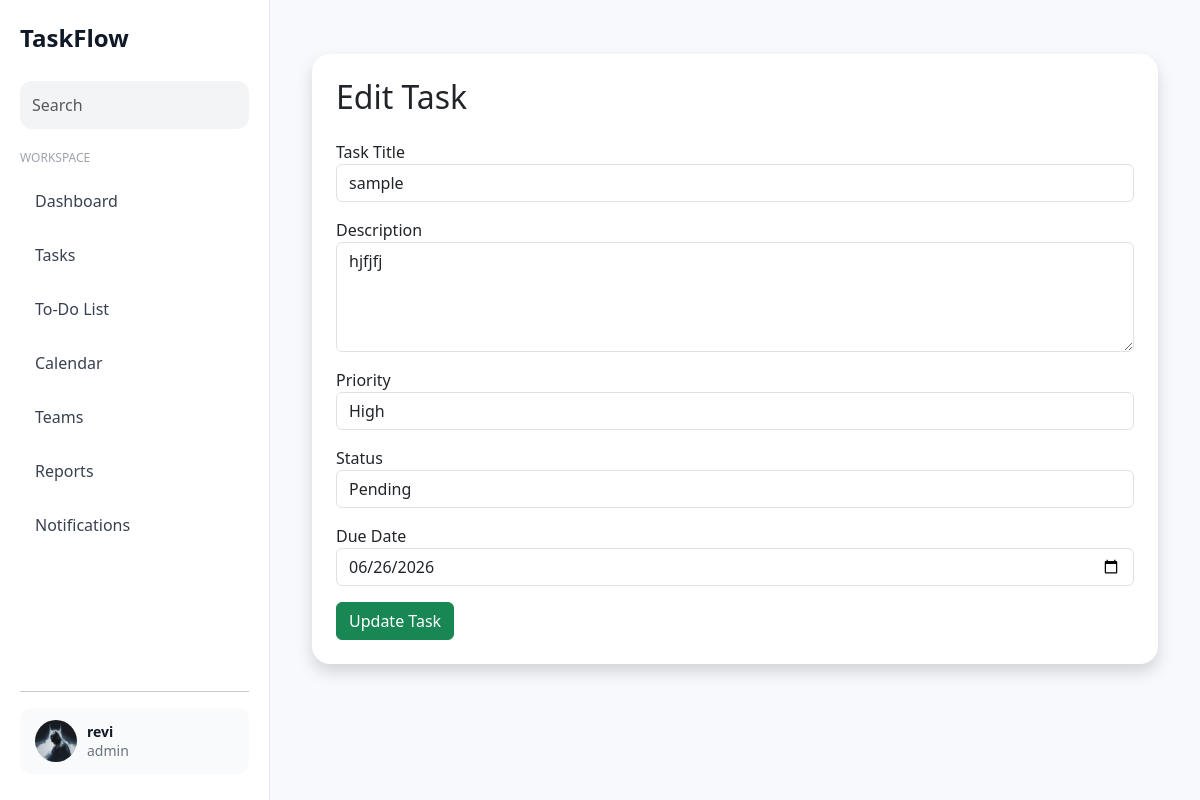
/edit-task/2/ (signed in), run on the app's committed database.
### accounts/models.py (models this page shows, shortened)
class UserProfile(models.Model):
    user = models.OneToOneField(
        User,
        on_delete=models.CASCADE
    )
    full_name = models.CharField(
        max_length=100,
        blank=True,
        default=''
    )
    phone_number = models.CharField(
        max_length=15,
        blank=True,
        default=''
    )
    role = models.CharField(
        max_length=100,
        blank=True,
        default=''
    )
    theme = models.CharField(
        max_length=10,
        default='light'
    )
    profile_picture = models.ImageField(
        upload_to='profiles/',
        blank=True,
        null=True
    )

### home/models.py (models this page shows, shortened)
class Task(models.Model):
    PRIORITY_CHOICES = [
        ('High', 'High'),
        ('Medium', 'Medium'),
        ('Low', 'Low'),
    ]
    STATUS_CHOICES = [
        ('Pending', 'Pending'),
        ('In Progress', 'In Progress'),
        ('Completed', 'Completed'),
    ]
    user = models.ForeignKey(
        User,
        on_delete=models.CASCADE,
        related_name='tasks'
    )
    title = models.CharField(
        max_length=100
    )
    description = models.TextField()
    priority = models.CharField(
        max_length=20,
        choices=PRIORITY_CHOICES,
        default='Medium'
    )
    status = models.CharField(
        max_length=20,
        choices=STATUS_CHOICES,
        default='Pending'
    )
    due_date = models.DateField()
    created_at = models.DateTimeField(
        auto_now_add=True
    )

### home/views.py (the view, shortened to what this page needs)
# urls.py: path('edit-task/<int:task_id>/', edittaskfn, name='edittask'),
def edittaskfn(request, task_id):
    task = get_object_or_404(
        Task,
        id=task_id,
        user=request.user
)
    return render(
        request,
        'home/edit_task.html',
        {
            'task': task
        }
    )

### home/templates/home/edit_task.html (shortened to what this page needs)
{% extends 'base.html' %}
{% block content %}
<div class="container">
    <div class="card shadow p-4">
        <h2 class="mb-4">
            Edit Task
        </h2>
        <form method="POST">
            <div class="mb-3">
                <label>Task Title</label>
                <input
                    type="text"
                    name="title"
                    value="{{ task.title }}"
                    class="form-control">
            </div>
            <div class="mb-3">
                <label>Description</label>
                <textarea
                    name="description"
                    class="form-control"
                    rows="4">{{ task.description }}</textarea>
            </div>
            <div class="mb-3">
                <label>Priority</label>
                <select
                    name="priority"
                    class="form-control">
                    <option {% if task.priority == 'High' %}selected{% endif %}>
                        High
                    </option>
                </select>
            </div>
            <div class="mb-3">
                <label>Status</label>
                <select
                    name="status"
                    class="form-control">
                    <option {% if task.status == 'Pending' %}selected{% endif %}>
                        Pending
                    </option>
                </select>
            </div>
            <div class="mb-3">
                <label>Due Date</label>
                <input
                    type="date"
                    name="due_date"
                    value="{{ task.due_date|date:'Y-m-d' }}"
                    class="form-control">
            </div>
            <button
                type="submit"
                class="btn btn-success">
                Update Task
            </button>
        </form>
    </div>
</div>
{% endblock %}

### home/templates/base.html (shortened to what this page needs)
{% load static %}
<!DOCTYPE html>
<html lang="en">
<head>
<link href="https://cdn.jsdelivr.net/npm/bootstrap@5.3.3/dist/css/bootstrap.min.css"
      rel="stylesheet">
</head>
<body class="{% if request.user.is_authenticated and request.user.userprofile.theme == 'dark' %}dark-theme{% endif %}">
<div class="sidebar">
    <div class="logo">
        TaskFlow
    </div>
    <div class="search-box">
        <input
            type="text"
            class="form-control"
            placeholder="Search">
    </div>
    <div class="menu-title">
        Workspace
    </div>
    <a href="{% url 'dashboard' %}">
        Dashboard
    </a>
    <a href="{% url 'tasks' %}">
        Tasks
    </a>
    <a href="{% url 'todo' %}">
        To-Do List
    </a>
    <a href="{% url 'calendar' %}">
        Calendar
    </a>
    <a href="/teams/">
        Teams
    </a>
    <a href="{% url 'reports' %}">
        Reports
    </a>
    <a href="{% url 'notifications' %}">
        Notifications
    </a>
    <div class="bottom-menu">
        <hr>
        <a
            href="{% url 'profile' %}"
            class="user-card">
            {% if request.user.userprofile.profile_picture %}
                <img
                    src="{{ request.user.userprofile.profile_picture.url }}"
                    class="user-avatar">
            {% else %}
                <img
                    src="https://ui-avatars.com/api/?name={{ request.user.username }}"
                    class="user-avatar">
            {% endif %}
            <div class="user-info">
                <strong>
                    {% if request.user.userprofile.full_name %}
                        {{ request.user.userprofile.full_name }}
                    {% else %}
                        {{ request.user.username }}
                    {% endif %}
                </strong>
                <br>
                <small>
                    {% if request.user.userprofile.role %}
                        {{ request.user.userprofile.role }}
                    {% else %}
                        Team Member
                    {% endif %}
                </small>
            </div>
        </a>
    </div>
</div>
<div class="main-content">
    {% block content %}
    {% endblock %}
</div>
</body>
</html>

### home/templates/base.html (style rules this page uses)
* { margin:0; padding:0; box-sizing:border-box; }
body { background:#F8F9FC; font-family:'Segoe UI',sans-serif; }
.sidebar { position:fixed; left:0; top:0; width:270px; height:100vh; background:#ffffff; border-right:1px solid #E5E7EB; padding:20px; display:flex; flex-direction:column; overflow-y:auto; }
.logo { font-size:24px; font-weight:700; margin-bottom:25px; color:#111827; }
.search-box { margin-bottom:20px; }
.search-box input { border:none; background:#F3F4F6; border-radius:12px; padding:12px; }
.menu-title { font-size:12px; color:#9CA3AF; text-transform:uppercase; margin-bottom:10px; }
.sidebar a { display:flex; align-items:center; text-decoration:none; color:#374151; padding:12px 15px; border-radius:12px; margin-bottom:6px; transition:0.3s; }
.bottom-menu { margin-top:auto; }
.user-card { background:#F9FAFB; border-radius:15px; padding:12px; display:flex !important; align-items:center; }
.user-avatar { width:42px; height:42px; border-radius:50%; object-fit:cover; margin-right:10px; }
.user-info { line-height:1.2; }
.user-info strong { font-size:14px; color:#111827; }
.user-info small { color:#6B7280; }
.main-content { margin-left:270px; padding:30px; }
.card { border:none; border-radius:18px; box-shadow:0 4px 20px rgba(0,0,0,0.06); }

### data on the page
Task: title "sample", description "hjfjfj", priority "High", status "Pending", due_date "06/26/2026"

### other printed values
{{ request.user.userprofile.full_name }} "revi"
{{ request.user.userprofile.role }} "admin"
